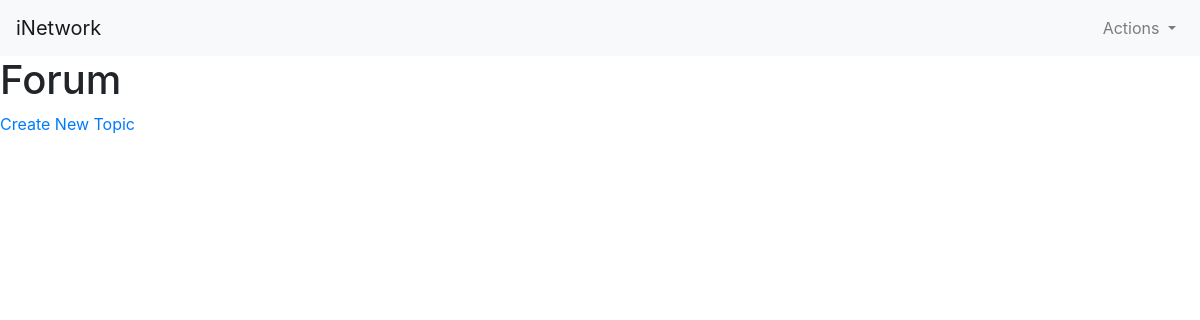
Before: /forum/ (signed in) with the older database file.
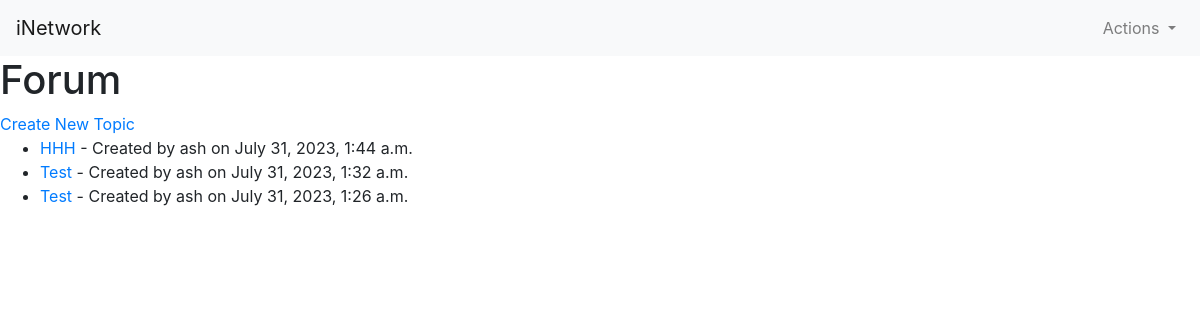
After: the same page with the newer database file.
### minsocial/models.py (models this page shows, shortened)
class ForumTopic(models.Model):
    title = models.CharField(max_length=200)
    creator = models.ForeignKey(User, on_delete=models.CASCADE)
    created_at = models.DateTimeField(auto_now_add=True)

class User(AbstractUser):
    profile_pics = models.ImageField(upload_to='profile_pics/', null=True, blank=True)
    phone_number = models.CharField(max_length=20, null=True, blank=True)
    about = models.TextField(null=True, blank=True)

### minsocial/views.py (the view)
# urls.py: path('forum/', views.forum, name='forum'),
@login_required
def forum(request):
    topics = ForumTopic.objects.all().order_by('-created_at')
    return render(request, 'network/forum.html', {'topics': topics})

### minsocial/templates/network/forum.html
{% extends "network/layout.html" %}
{% block body %}
  <h1>Forum</h1>
  <a href="{% url 'create_topic' %}">Create New Topic</a>
  <ul>
    {% for topic in topics %}
      <li>
        <a href="{% url 'view_topic' topic.id %}">{{ topic.title }}</a>
        - Created by {{ topic.creator.username }} on {{ topic.created_at }}
      </li>
    {% endfor %}
  </ul>
{% endblock %}

Changed rows visible on the page:
added ForumTopic: title "HHH", creator.username "ash", created_at "July 31, 2023, 1:44 a.m."
added ForumTopic: title "Test", creator.username "ash", created_at "July 31, 2023, 1:32 a.m."
added ForumTopic: title "Test", creator.username "ash", created_at "July 31, 2023, 1:26 a.m."
